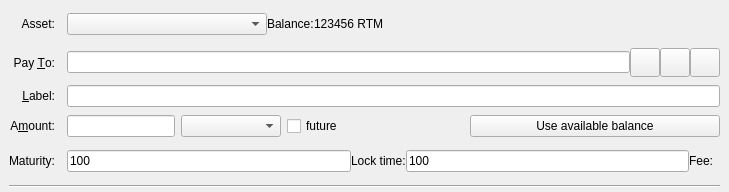
<?xml version="1.0" encoding="UTF-8"?>
<ui version="4.0">
 <class>SendAssetsEntry</class>
 <widget class="QStackedWidget" name="SendAssetsEntry">
  <property name="geometry">
   <rect>
    <x>0</x>
    <y>0</y>
    <width>729</width>
    <height>192</height>
   </rect>
  </property>
  <property name="focusPolicy">
   <enum>Qt::TabFocus</enum>
  </property>
  <property name="autoFillBackground">
   <bool>false</bool>
  </property>
  <property name="currentIndex">
   <number>0</number>
  </property>
  <widget class="QFrame" name="SendAssets">
   <property name="toolTip">
    <string>This is a normal payment.</string>
   </property>
   <property name="frameShape">
    <enum>QFrame::NoFrame</enum>
   </property>
   <layout class="QGridLayout" name="gridLayout">
    <property name="topMargin">
     <number>8</number>
    </property>
    <property name="bottomMargin">
     <number>4</number>
    </property>
    <property name="horizontalSpacing">
     <number>12</number>
    </property>
    <property name="verticalSpacing">
     <number>8</number>
    </property>
    <item row="5" column="0">
     <widget class="QLabel" name="amountLabel">
      <property name="text">
       <string>A&amp;mount:</string>
      </property>
      <property name="alignment">
       <set>Qt::AlignRight|Qt::AlignTrailing|Qt::AlignVCenter</set>
      </property>
      <property name="buddy">
       <cstring>payAmount</cstring>
      </property>
     </widget>
    </item>
    <item row="4" column="1">
     <widget class="QLineEdit" name="addAsLabel">
      <property name="toolTip">
       <string>Enter a label for this address to add it to the list of used addresses</string>
      </property>
     </widget>
    </item>
    <item row="6" column="0">
     <widget class="QLabel" name="maturityLb">
      <property name="text">
       <string>Maturity:</string>
      </property>
     </widget>
    </item>
    <item row="4" column="0">
     <widget class="QLabel" name="labellLabel">
      <property name="text">
       <string>&amp;Label:</string>
      </property>
      <property name="alignment">
       <set>Qt::AlignRight|Qt::AlignTrailing|Qt::AlignVCenter</set>
      </property>
      <property name="buddy">
       <cstring>addAsLabel</cstring>
      </property>
     </widget>
    </item>
    <item row="2" column="1">
     <layout class="QHBoxLayout" name="payToLayout">
      <property name="spacing">
       <number>0</number>
      </property>
      <item>
       <widget class="QValidatedLineEdit" name="payTo">
        <property name="toolTip">
         <string>The Raptoreum address to send the payment to</string>
        </property>
       </widget>
      </item>
      <item>
       <widget class="QToolButton" name="addressBookButton">
        <property name="toolTip">
         <string>Choose previously used address</string>
        </property>
        <property name="text">
         <string/>
        </property>
        <property name="iconSize">
         <size>
          <width>22</width>
          <height>22</height>
         </size>
        </property>
        <property name="shortcut">
         <string>Alt+A</string>
        </property>
       </widget>
      </item>
      <item>
       <widget class="QToolButton" name="pasteButton">
        <property name="toolTip">
         <string>Paste address from clipboard</string>
        </property>
        <property name="text">
         <string/>
        </property>
        <property name="iconSize">
         <size>
          <width>22</width>
          <height>22</height>
         </size>
        </property>
        <property name="shortcut">
         <string>Alt+P</string>
        </property>
       </widget>
      </item>
      <item>
       <widget class="QToolButton" name="deleteButton">
        <property name="toolTip">
         <string>Remove this entry</string>
        </property>
        <property name="text">
         <string/>
        </property>
        <property name="iconSize">
         <size>
          <width>22</width>
          <height>22</height>
         </size>
        </property>
       </widget>
      </item>
     </layout>
    </item>
    <item row="9" column="0" colspan="2">
     <widget class="Line" name="line">
      <property name="orientation">
       <enum>Qt::Horizontal</enum>
      </property>
     </widget>
    </item>
    <item row="5" column="1">
     <layout class="QHBoxLayout" name="horizontalLayoutAmount" stretch="0,0,0,0,0">
      <property name="spacing">
       <number>6</number>
      </property>
      <item>
       <widget class="BitcoinAmountField" name="payAmount">
        <property name="sizePolicy">
         <sizepolicy hsizetype="Maximum" vsizetype="Fixed">
          <horstretch>0</horstretch>
          <verstretch>0</verstretch>
         </sizepolicy>
        </property>
        <property name="layoutDirection">
         <enum>Qt::LeftToRight</enum>
        </property>
       </widget>
      </item>
      <item>
       <widget class="QComboBox" name="uniqueIdList">
        <property name="minimumSize">
         <size>
          <width>100</width>
          <height>0</height>
         </size>
        </property>
        <property name="maximumSize">
         <size>
          <width>120</width>
          <height>16777215</height>
         </size>
        </property>
       </widget>
      </item>
      <item>
       <widget class="QCheckBox" name="futureCb">
        <property name="sizePolicy">
         <sizepolicy hsizetype="Minimum" vsizetype="Fixed">
          <horstretch>0</horstretch>
          <verstretch>0</verstretch>
         </sizepolicy>
        </property>
        <property name="toolTip">
         <string>Enable/Disable future transaction</string>
        </property>
        <property name="text">
         <string>future</string>
        </property>
       </widget>
      </item>
      <item>
       <spacer name="horizontalSpacer_2">
        <property name="orientation">
         <enum>Qt::Horizontal</enum>
        </property>
        <property name="sizeHint" stdset="0">
         <size>
          <width>40</width>
          <height>20</height>
         </size>
        </property>
       </spacer>
      </item>
      <item>
       <widget class="QPushButton" name="useAvailableBalanceButton">
        <property name="minimumSize">
         <size>
          <width>250</width>
          <height>0</height>
         </size>
        </property>
        <property name="text">
         <string>Use available balance</string>
        </property>
       </widget>
      </item>
     </layout>
    </item>
    <item row="2" column="0">
     <widget class="QLabel" name="payToLabel">
      <property name="text">
       <string>Pay &amp;To:</string>
      </property>
      <property name="alignment">
       <set>Qt::AlignRight|Qt::AlignTrailing|Qt::AlignVCenter</set>
      </property>
      <property name="buddy">
       <cstring>payTo</cstring>
      </property>
     </widget>
    </item>
    <item row="0" column="0">
     <widget class="QLabel" name="Assetlabel">
      <property name="text">
       <string>Asset:</string>
      </property>
      <property name="alignment">
       <set>Qt::AlignRight|Qt::AlignTrailing|Qt::AlignVCenter</set>
      </property>
     </widget>
    </item>
    <item row="6" column="1">
     <layout class="QHBoxLayout" name="futureHorizontalLayout">
      <item>
       <widget class="QLineEdit" name="maturity">
        <property name="toolTip">
         <string>Number of block confirmations for this output to be spendable if happen before timelock</string>
        </property>
        <property name="text">
         <string notr="true">100</string>
        </property>
       </widget>
      </item>
      <item>
       <widget class="QLabel" name="locktimeLb">
        <property name="text">
         <string>Lock time:</string>
        </property>
       </widget>
      </item>
      <item>
       <widget class="QLineEdit" name="locktime">
        <property name="toolTip">
         <string>Time in seconds for this output to be spendable if happen before maturity</string>
        </property>
        <property name="text">
         <string notr="true">100</string>
        </property>
       </widget>
      </item>
      <item>
       <widget class="QLabel" name="feeLb">
        <property name="text">
         <string>Fee:</string>
        </property>
       </widget>
      </item>
      <item>
       <widget class="QLabel" name="feeDisplay">
        <property name="text">
         <string/>
        </property>
       </widget>
      </item>
     </layout>
    </item>
    <item row="0" column="1">
     <layout class="QHBoxLayout" name="horizontalLayout">
      <item>
       <widget class="QComboBox" name="assetList">
        <property name="sizePolicy">
         <sizepolicy hsizetype="Minimum" vsizetype="Fixed">
          <horstretch>0</horstretch>
          <verstretch>0</verstretch>
         </sizepolicy>
        </property>
        <property name="minimumSize">
         <size>
          <width>200</width>
          <height>0</height>
         </size>
        </property>
        <property name="maximumSize">
         <size>
          <width>400</width>
          <height>16777215</height>
         </size>
        </property>
       </widget>
      </item>
      <item>
       <widget class="QLabel" name="BalanceLabel">
        <property name="sizePolicy">
         <sizepolicy hsizetype="Fixed" vsizetype="Minimum">
          <horstretch>0</horstretch>
          <verstretch>0</verstretch>
         </sizepolicy>
        </property>
        <property name="text">
         <string>Balance:</string>
        </property>
       </widget>
      </item>
      <item>
       <widget class="QLabel" name="AssetBalance">
        <property name="sizePolicy">
         <sizepolicy hsizetype="Fixed" vsizetype="Preferred">
          <horstretch>0</horstretch>
          <verstretch>0</verstretch>
         </sizepolicy>
        </property>
        <property name="text">
         <string>123456 RTM</string>
        </property>
        <property name="margin">
         <number>0</number>
        </property>
       </widget>
      </item>
      <item>
       <spacer name="horizontalSpacer">
        <property name="orientation">
         <enum>Qt::Horizontal</enum>
        </property>
        <property name="sizeHint" stdset="0">
         <size>
          <width>40</width>
          <height>20</height>
         </size>
        </property>
       </spacer>
      </item>
     </layout>
    </item>
   </layout>
  </widget>
 </widget>
 <customwidgets>
  <customwidget>
   <class>QValidatedLineEdit</class>
   <extends>QLineEdit</extends>
   <header>qt/qvalidatedlineedit.h</header>
  </customwidget>
  <customwidget>
   <class>BitcoinAmountField</class>
   <extends>QLineEdit</extends>
   <header>qt/bitcoinamountfield.h</header>
   <container>1</container>
  </customwidget>
 </customwidgets>
 <tabstops>
  <tabstop>payTo</tabstop>
  <tabstop>addressBookButton</tabstop>
  <tabstop>pasteButton</tabstop>
  <tabstop>deleteButton</tabstop>
  <tabstop>addAsLabel</tabstop>
  <tabstop>payAmount</tabstop>
 </tabstops>
 <resources>
  <include location="../raptoreum.qrc"/>
 </resources>
 <connections/>
</ui>
